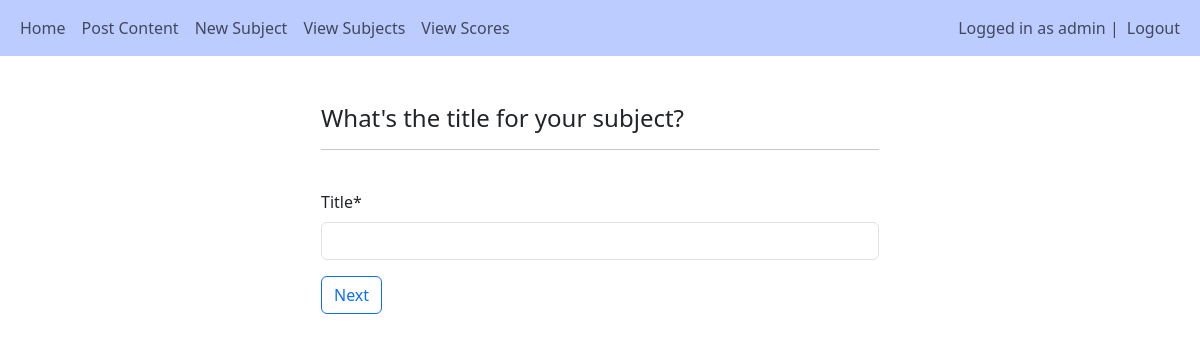
The app's page /subject_setup/ (signed in), older data.
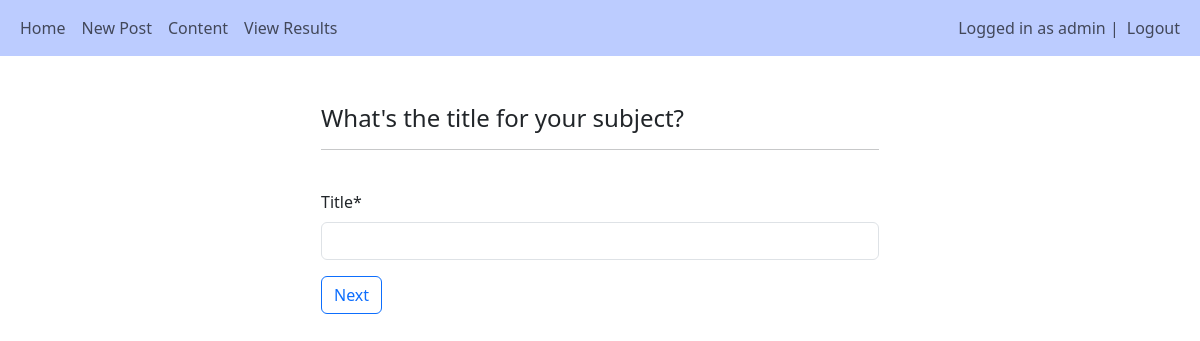
The same page, newer data.
### main/views.py (the view)
# urls.py: path('subject_setup/', views.subject_setup, name="subject_setup"),
@login_required(login_url="/login")
def subject_setup(request):
    if request.method == 'POST':
        form = SubjectSetupForm(request.POST)
        if form.is_valid():
            setup = form.save(commit=False)
            setup.teacher = request.user
            setup.save()
            return redirect("/question_setup/" + str(setup.id))
    else:
        form = SubjectSetupForm()
    return render(request, 'main/subject/subject_setup.html', {"form":form})

### main/forms.py
class SubjectSetupForm(forms.ModelForm):
    class Meta:
        model = Subject
        fields = ["title",]

### main/templates/main/subject/subject_setup.html (shortened to what this page needs)
{% extends 'main/base.html'%}
{% load crispy_forms_tags %}
{% block content %}
<div style="width:50%; margin:auto">
    <br>
    <h4>What's the title for your subject?</h4>
    <hr><br>
        <div>
            <form method='POST'>
                {{form|crispy}}
                <button type="sumbit" class="btn btn-outline-primary">Next</button>
            </form>
        </div>
</div>
{% endblock %}

### main/templates/main/base.html (shortened to what this page needs)
<!DOCTYPE html>
<html lang="en">
<head>
    <link href="https://cdn.jsdelivr.net/npm/bootstrap@5.3.2/dist/css/bootstrap.min.css" rel="stylesheet">
    <link rel="stylesheet" href="https://cdnjs.cloudflare.com/ajax/libs/font-awesome/4.7.0/css/font-awesome.min.css">
</head>
<body>
    <nav class="navbar navbar-light navbar-expand-lg" style="background-color: #bcccff;">
        <div class="container-fluid">
            <div>
                <ul class="nav navbar-nav">
                    <li class="nav-item">
                        <a class="nav-link" href="/home">Home</a>
                    </li>
                    {% if user.is_teacher %}
                    <li class="nav-item">
                        <a class="nav-link" href="/create_post">Post Content</a>
                    </li>
                    <li class="nav-item">
                        <a class="nav-link" href="/subject_setup">New Subject</a>
                    </li>
                    <li class="nav-item">
                        <a class="nav-link" href="/view_subjects">View Subjects</a>
                    </li>
                    <li class="nav-item">
                        <a class="nav-link" href="/group_results">View Scores</a>
                    </li>
                    {% elif user.is_student %}
                    <li class="nav-item">
                        <a class="nav-link" href="/create_post">New Post</a>
                    </li>
                    <li class="nav-item">
                        <a class="nav-link" href="/content">Content</a>
                    </li>
                    <li class="nav-item">
                        <a class="nav-link" href="/ind_results">View Results</a>
                    </li>
                    {% endif %}
                </ul>
            </div>
            <div>
                <ul class="navbar-nav">
                    {% if user.is_authenticated %}
                    <span class="navbar-text">Logged in as {{user.username}} | </span>
                    <li class="nav-item">
                        <a class="nav-link" href="/logout">Logout</a>
                    </li>
                    {% else %}
                    <li class="nav-item">
                        <a class="nav-link" href="/login">Login</a>
                    </li>
                    {% endif %}
                </ul>
            </div>
        </div>
    </nav><br>
        <div class="container">
            {% block content %}
            {% endblock %}
        </div>
</body>
</html>

Row changes from the older to the newer data that the page shows:
changed User "admin": is_teacher True → False (drawn)
Text that changed along with them:
text no longer shown: "Post Content New Subject View Subjects View Scores"
text now shown: "New Post Content View Results"
